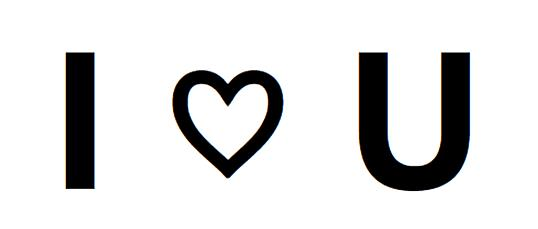
#> input picture script/love.jpg, 538 x 229 px
$ python image2Text.py   (Python 2 division)
#> lines starting #> are read from the running program, lines starting #| are printed output that depends on the picture
# encoding=utf-8

import os
import random
from PIL import Image

IMG = os.path.join(os.path.dirname(__file__), "love.jpg")

WIDTH = 80
HEIGHT = 20

# 记录生日 0203
ascii_char = ["023", "1456789"]


def get_char(r, g, b, alpha=256):  # alpha透明度
    if alpha == 0:
        return ' '
    length = len(ascii_char)
    gray = int(0.2126 * r + 0.7152 * g + 0.0722 * b)  # 计算灰度
    unit = (256.0 + 1) / length
    t = ascii_char[int(gray / unit)]
    return random.choice(t)


def handle_image():
    im = Image.open(IMG)
#> im is the input picture: PIL image 538x229 RGB; mean R, G, B 220.4, 220.3, 220.3
    im = im.resize((WIDTH, HEIGHT), Image.NEAREST)
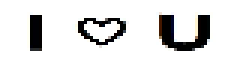
#> im: PIL image 80x20 RGB (shown 3 times larger); mean R, G, B 220.6, 220.3, 220.2
    txt = ""
    for i in range(HEIGHT):
        txt += "<p>"
        for j in range(WIDTH):
            txt += get_char(*im.getpixel((j, i)))
        txt += "</p>"
    return txt


if __name__ == "__main__":
    print handle_image()
